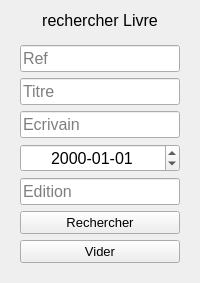
                <widget class="QWidget" name="filerBooks">
                 <layout class="QVBoxLayout" name="verticalLayout_19">
                  <item alignment="Qt::AlignTop">
                   <widget class="QLabel" name="label_7">
                    <property name="font">
                     <font>
                      <pointsize>12</pointsize>
                     </font>
                    </property>
                    <property name="text">
                     <string>rechercher Livre</string>
                    </property>
                    <property name="alignment">
                     <set>Qt::AlignCenter</set>
                    </property>
                   </widget>
                  </item>
                  <item>
                   <widget class="QWidget" name="widget_7" native="true">
                    <property name="sizePolicy">
                     <sizepolicy hsizetype="Preferred" vsizetype="Expanding">
                      <horstretch>0</horstretch>
                      <verstretch>0</verstretch>
                     </sizepolicy>
                    </property>
                    <layout class="QVBoxLayout" name="verticalLayout_20">
                     <item>
                      <widget class="QLineEdit" name="searchRef">
                       <property name="font">
                        <font>
                         <pointsize>12</pointsize>
                        </font>
                       </property>
                       <property name="text">
                        <string/>
                       </property>
                       <property name="placeholderText">
                        <string>Ref</string>
                       </property>
                      </widget>
                     </item>
                     <item>
                      <widget class="QLineEdit" name="searchTitle">
                       <property name="font">
                        <font>
                         <pointsize>12</pointsize>
                        </font>
                       </property>
                       <property name="placeholderText">
                        <string>Titre</string>
                       </property>
                      </widget>
                     </item>
                     <item>
                      <widget class="QLineEdit" name="searchAuthor">
                       <property name="font">
                        <font>
                         <pointsize>12</pointsize>
                        </font>
                       </property>
                       <property name="placeholderText">
                        <string>Ecrivain</string>
                       </property>
                      </widget>
                     </item>
                     <item>
                      <widget class="QDateEdit" name="searchYear">
                       <property name="font">
                        <font>
                         <pointsize>12</pointsize>
                        </font>
                       </property>
                       <property name="alignment">
                        <set>Qt::AlignCenter</set>
                       </property>
                       <property name="displayFormat">
                        <string notr="true">yyyy-MM-dd</string>
                       </property>
                      </widget>
                     </item>
                     <item>
                      <widget class="QLineEdit" name="searchEdition">
                       <property name="font">
                        <font>
                         <pointsize>12</pointsize>
                        </font>
                       </property>
                       <property name="placeholderText">
                        <string>Edition</string>
                       </property>
                      </widget>
                     </item>
                     <item>
                      <widget class="QPushButton" name="searchBookBtn">
                       <property name="font">
                        <font>
                         <pointsize>10</pointsize>
                        </font>
                       </property>
                       <property name="cursor">
                        <cursorShape>PointingHandCursor</cursorShape>
                       </property>
                       <property name="text">
                        <string>Rechercher</string>
                       </property>
                       <property name="icon">
                        <iconset resource="QSS/QSS_Resources.qrc">
                         <normaloff>:/icons/Icons/search.png</normaloff>:/icons/Icons/search.png</iconset>
                       </property>
                       <property name="iconSize">
                        <size>
                         <width>24</width>
                         <height>24</height>
                        </size>
                       </property>
                      </widget>
                     </item>
                     <item>
                      <widget class="QPushButton" name="clearBookBtn">
                       <property name="font">
                        <font>
                         <pointsize>10</pointsize>
                        </font>
                       </property>
                       <property name="cursor">
                        <cursorShape>PointingHandCursor</cursorShape>
                       </property>
                       <property name="text">
                        <string>Vider</string>
                       </property>
                       <property name="icon">
                        <iconset resource="QSS/QSS_Resources.qrc">
                         <normaloff>:/icons/Icons/trash.png</normaloff>:/icons/Icons/trash.png</iconset>
                       </property>
                       <property name="iconSize">
                        <size>
                         <width>24</width>
                         <height>24</height>
                        </size>
                       </property>
                      </widget>
                     </item>
                    </layout>
                   </widget>
                  </item>
                 </layout>
                </widget>
